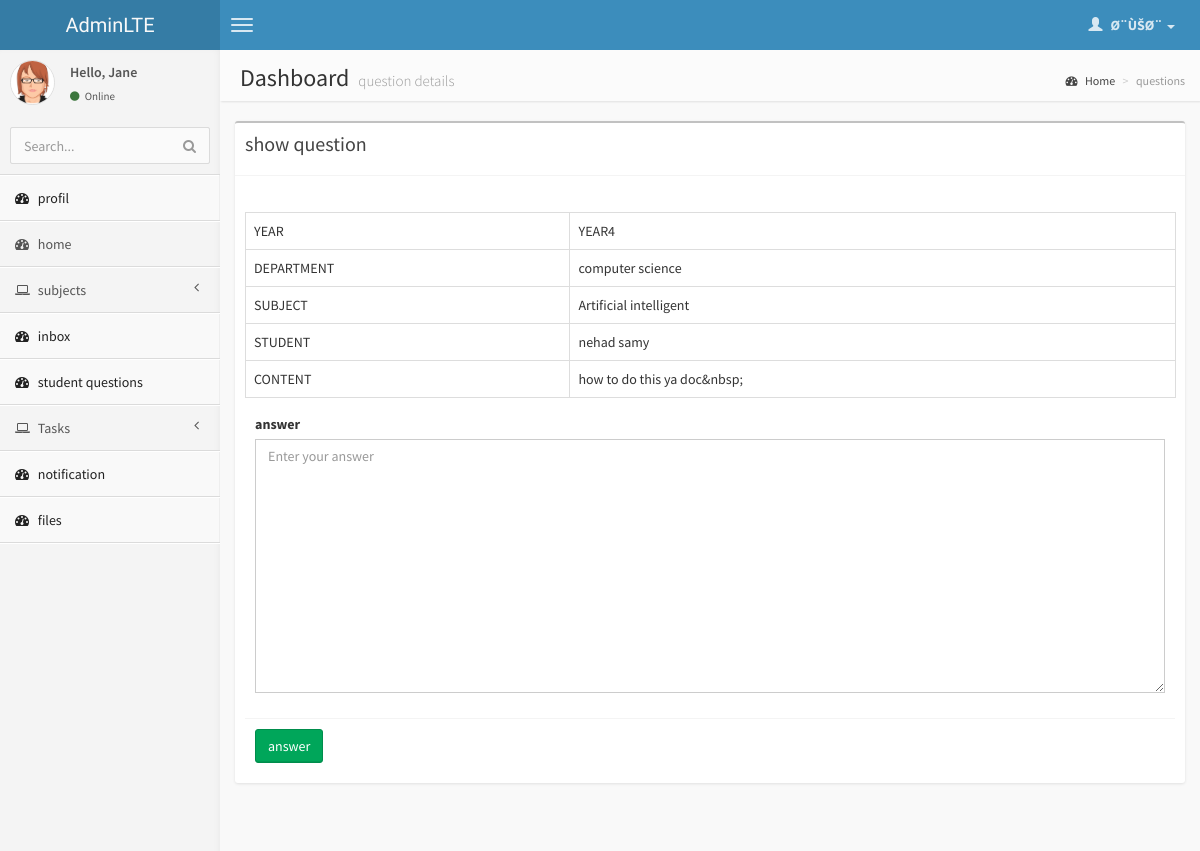
Page /doctor/question_details.php?question_id=5 (signed in) on the committed database.
### tables this page shows
CREATE TABLE IF NOT EXISTS `subjects` (
  `id` int(11) NOT NULL AUTO_INCREMENT,
  `doctor_id` int(11) NOT NULL,
  `name` varchar(255) NOT NULL,
  `description` text NOT NULL,
  `year` int(11) NOT NULL,
  `department` int(11) NOT NULL,
  `term` enum('frist term','second term') NOT NULL,
  PRIMARY KEY (`id`)
);

CREATE TABLE IF NOT EXISTS `departments` (
  `id` int(11) NOT NULL AUTO_INCREMENT,
  `name` varchar(255) NOT NULL,
  `description` text NOT NULL,
  PRIMARY KEY (`id`)
);

CREATE TABLE IF NOT EXISTS `students` (
  `id` int(11) NOT NULL AUTO_INCREMENT,
  `name` varchar(500) NOT NULL,
  `year` int(11) NOT NULL,
  `pic` text NOT NULL,
  `card_id` int(11) NOT NULL,
  `password` varchar(100) NOT NULL,
  `department_id` int(11) NOT NULL,
  PRIMARY KEY (`id`)
);

CREATE TABLE IF NOT EXISTS `student_questions` (
  `id` int(11) NOT NULL AUTO_INCREMENT,
  `student_id` int(11) NOT NULL,
  `subject_id` int(11) NOT NULL,
  `content` text NOT NULL,
  `status` tinyint(4) NOT NULL DEFAULT '0',
  `answered` tinyint(4) NOT NULL DEFAULT '0',
  `q_date` timestamp NOT NULL DEFAULT CURRENT_TIMESTAMP ON UPDATE CURRENT_TIMESTAMP,
  PRIMARY KEY (`id`)
);

### doctor/question_details.php (the view, shortened to what this page needs)
<?php
require 'header.php';
?>
<aside class="right-side">
    <section class="content-header">
        <h1>
            Dashboard
            <small>question details</small>
        </h1>
        <ol class="breadcrumb">
            <li><a href="index.php"><i class="fa fa-dashboard"></i> Home</a></li>
            <li class="active">questions</li>
        </ol>
    </section>
    <section class="content">
        <div class="row">
            <div class="col-md-12">
                <div class="box">
                    <div class="box-header">
                        <h3 class="box-title">show question</h3>
                    </div>
                    <div class="box-footer">
                    </div>
                    <div class="box-body table-responsive">
                        <table id="tasks" class="table table-bordered table-hover">
                            <tbody>
                                <?php
                                if (isset($_GET['question_id'])) {
                                    $question_id = $_GET['question_id'];
                                }
                                $questions = $conn->query("SELECT * FROM student_questions WHERE id=$question_id");
                                $question = $questions->fetch(PDO::FETCH_OBJ);
                                $students = $conn->query("SELECT name FROM students WHERE id=$question->student_id");
                                $student = $students->fetch(PDO::FETCH_OBJ);
                                $subjects = $conn->query("SELECT name , department , year FROM subjects WHERE id=$question->subject_id");
                                $subject = $subjects->fetch(PDO::FETCH_OBJ);
                                $departments = $conn->query("SELECT name FROM departments WHERE id=$subject->department");
                                $department = $departments->fetch(PDO::FETCH_OBJ);
                                echo "
                                <tr><td>YEAR</td><td>YEAR$subject->year</td></tr>
                                <tr><td>DEPARTMENT</td><td>$department->name</td></tr>
                                <tr><td>SUBJECT</td><td>$subject->name</td></tr>
                                <tr><td>STUDENT</td><td>$student->name</td></tr>
                                <tr><td>CONTENT</td><td>$question->content</td></tr>
                                ";
                                ?>
                            </tbody>
                        </table>
                        <form role="form" enctype="multipart/form-data" action="answer_question.php<?php echo "?q_id=$question_id"; ?>" method="post">
                            <div class="box-body">
                                <div class="row">
                                    <div class="col-md-12">
                                        <div class="form-group">
                                            <label for="exampleInputEmail1">answer </label>
                                            <textarea type="text" name="answer" rows="12" class="form-control" id="exampleInputEmail1" placeholder="Enter your answer "></textarea>
                                        </div>
                                    </div>
                                </div>
                            </div>
                            <div class="box-footer">
                                <input type="submit" name="submit" class="btn btn-success" value="answer">
                            </div>
                        </form>
                    </div>
                </div>
            </div>
        </div>
    </section>
</aside>
</div>
</body>
</html>

### rows in the picture
subjects: year "4", name "Artificial intelligent"
departments: name "computer science"
students: name "nehad samy"
student_questions: content "how to do this ya doc&nbsp;"

### other values in the picture
$_SESSION['system_user_name'] "Ø¨ÙŠØ¨"
